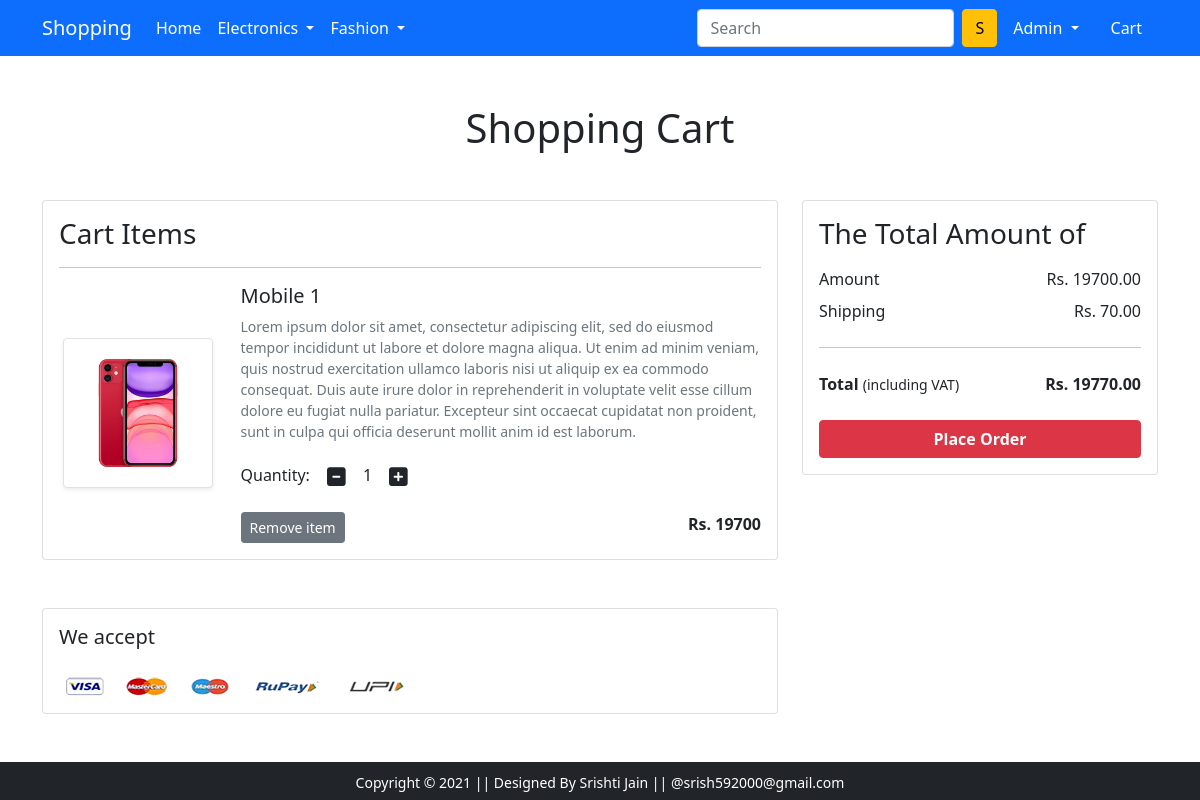
The app's page /showcart/ (signed in), older data.
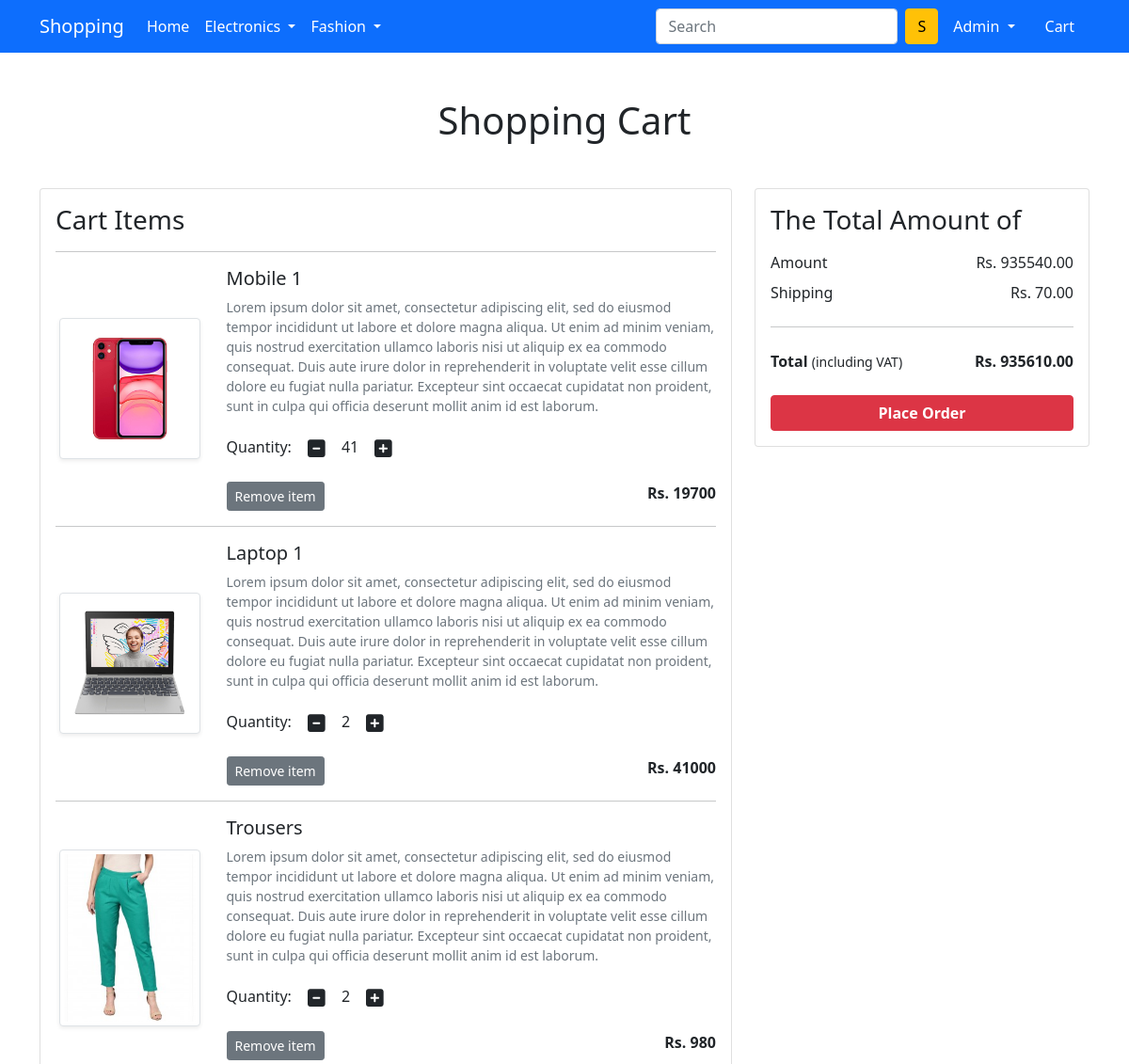
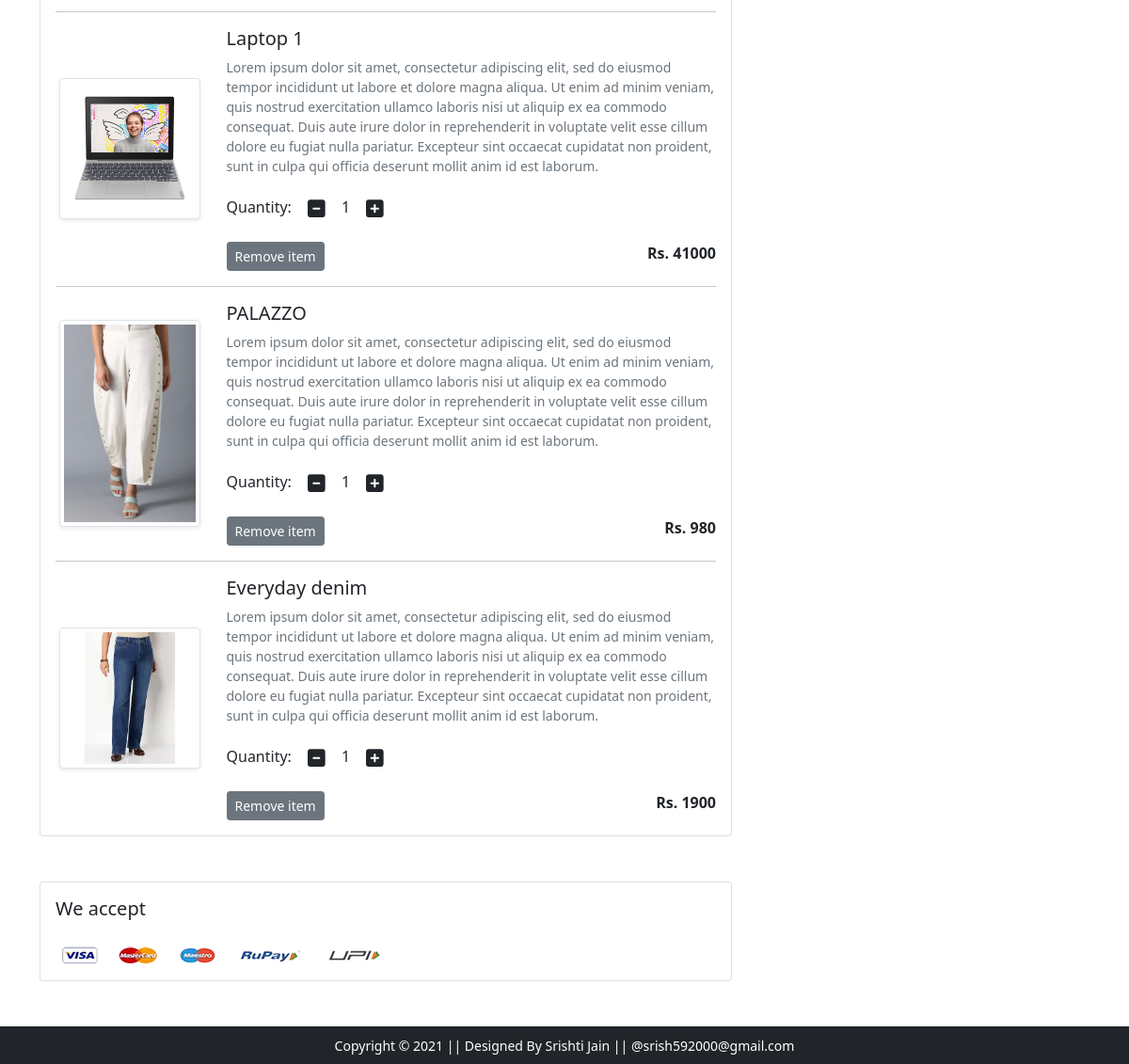
The same page, newer data (2 pictures, top to bottom).
### app/models.py (models this page shows, shortened)
class Cart(models.Model):
     user = models.ForeignKey(User, on_delete=models.CASCADE)
     product = models.ForeignKey(Product, on_delete=models.CASCADE)
     quantity = models.PositiveBigIntegerField(default=1)

class Product(models.Model):
    title = models.CharField(max_length=50)
    selling_price= models.IntegerField()
    discount_price= models.IntegerField()
    description = models.CharField(max_length=500)
    category = models.CharField(choices=CATEGORY_CHOICES , max_length=50)
    brand = models.CharField(max_length=100 , null=True)
    product_image = models.ImageField(null= True , blank= True , upload_to ='producting' )

### app/views.py (the view)
# urls.py: path('showcart/' , views.showcart , name='showcart'),
def showcart(request):
	totalitem = 0
	if request.user.is_authenticated:
		user = request.user
		cart = Cart.objects.filter(user=user) #this gives query set
		amount = 0.0
		shipping_amount = 70.0
		totalamount=0.0
		cart_product = [p for p in Cart.objects.all() if p.user == request.user] #gives list/array of all the products issued by current user
		if cart_product: #agar products hai to
			for p in cart_product: #pick one by one  product
				tempamount = (p.quantity * p.product.discount_price) #and find price of each = (price *quantity of product)
				amount += tempamount #keep ading price of 1 product to another for calculating total
			totalamount = amount+shipping_amount #add shipping charges also
			return render(request, 'app/addtocart.html', {'cart':cart, 'amount':amount, 'totalamount':totalamount,})
		else:
			return render(request, 'app/emptycart.html',)
	else:
		return render(request, 'app/emptycart.html',)

### app/templates/app/addtocart.html (shortened to what this page needs)
{% extends 'app/base.html' %}
{% load static %}
{% block main-content %}
<div class="container my-5">
 <div class="row">
  <h1 class="text-center mb-5">Shopping Cart</h1>
  <div class="col-sm-8">
  <div class="card">
   <div class="card-body">
    <h3>Cart Items</h3>
    {% for cart in cart %}
    <hr>
    <div class="row">
     <div class="col-sm-3 text-center align-self-center"><img src="{{cart.product.product_image.url}}" alt="" srcset="" class="img-fluid img-thumbnail shadow-sm" height="150" width="150"> </div>
     <div class="col-sm-9">
      <div>
       <h5>{{cart.product.title}}</h5>
       <p class="mb-2 text-muted small">{{cart.product.description}}</p>
       <div class="my-3">
        <label for="quantity">Quantity:</label>
        <a class="minus-cart btn" pid="{{cart.product.id}}"><i class="fas fa-minus-square fa-lg"></i></a>
          <span id="quantity">{{cart.quantity}}</span>
        <a class="plus-cart btn" pid="{{cart.product.id}}"><i class="fas fa-plus-square fa-lg"></i></a>
       </div>
       <div class="d-flex justify-content-between">
        <a class="btn btn-sm btn-secondary mr-3 remove-cart" pid={{cart.product.id}}>Remove item </a>
        <p class="mb-0"><span><strong>Rs. {{cart.product.discount_price}}</strong></span></p>
       </div>
      </div>
     </div>
    </div>
    {% endfor %}
   </div>
   </div>
  </div>
  <div class="col-sm-4">
   <div class="card">
    <div class="card-body">
      <h3>The Total Amount of</h3>
      <ul class="list-group">
       <li class="list-group-item d-flex justify-content-between align-items-center border-0 px-0 pb-0">Amount<span>Rs. <span id="amount">{{amount|floatformat:2}}</span> </span></li>
       <li class="list-group-item d-flex justify-content-between align-items-center border-0 px-0">Shipping<span>Rs. 70.00</span></li>
       <hr>
       <li class="list-group-item d-flex justify-content-between align-items-center border-0 px-0 mb-3">
        <div>
           <strong>Total</strong> <small>(including VAT)</small>
         </div>
         <span><strong>Rs. </strong><strong id="totalamount"> {{totalamount|floatformat:2}}</strong></span>
       </li>
      </ul>
      <div class="d-grid"><a href="{% url 'checkout' %}" class="btn btn-danger fw-bold">Place Order</a></div>
    </div>
   </div>
  </div>
 </div>
</div>
<div class="container">
 <div class="row">
  <div class="col-sm-8">
   <div class="card">
    <div class="card-body">
      <h5 class="mb-4">We accept</h5>
      <img src="{% static 'app/images/payment.png' %}" alt="" class="img-fluid">
    </div>
  </div>
  </div>
 </div>
</div>
{% endblock main-content %}

Row changes from the older to the newer data that the page shows:
changed Cart "Mobile 1": quantity "1" → "41"
added Cart: product.product_image (picture), product "Laptop 1", product.description "Lorem ipsum dolor sit amet, consectetur adipiscing elit, sed do eiusmod tempor incididunt ut labore et dolore magna aliqua. Ut enim ad minim veniam, quis nostrud exercitation ullamco laboris nisi ut aliquip ex ea commodo consequat. Duis aute irure dolor in reprehenderit in voluptate velit esse cillum dolore eu fugiat nulla pariatur. Excepteur sint occaecat cupidatat non proident, sunt in culpa qui officia deserunt mollit anim id est laborum.", quantity "2", product.discount_price "41000"
added Cart: product.product_image (picture), product "Trousers", product.description "Lorem ipsum dolor sit amet, consectetur adipiscing elit, sed do eiusmod tempor incididunt ut labore et dolore magna aliqua. Ut enim ad minim veniam, quis nostrud exercitation ullamco laboris nisi ut aliquip ex ea commodo consequat. Duis aute irure dolor in reprehenderit in voluptate velit esse cillum dolore eu fugiat nulla pariatur. Excepteur sint occaecat cupidatat non proident, sunt in culpa qui officia deserunt mollit anim id est laborum.", quantity "2", product.discount_price "980"
added Cart: product.product_image (picture), product "Laptop 1", product.description "Lorem ipsum dolor sit amet, consectetur adipiscing elit, sed do eiusmod tempor incididunt ut labore et dolore magna aliqua. Ut enim ad minim veniam, quis nostrud exercitation ullamco laboris nisi ut aliquip ex ea commodo consequat. Duis aute irure dolor in reprehenderit in voluptate velit esse cillum dolore eu fugiat nulla pariatur. Excepteur sint occaecat cupidatat non proident, sunt in culpa qui officia deserunt mollit anim id est laborum.", quantity "1", product.discount_price "41000"
added Cart: product.product_image (picture), product "PALAZZO", product.description "Lorem ipsum dolor sit amet, consectetur adipiscing elit, sed do eiusmod tempor incididunt ut labore et dolore magna aliqua. Ut enim ad minim veniam, quis nostrud exercitation ullamco laboris nisi ut aliquip ex ea commodo consequat. Duis aute irure dolor in reprehenderit in voluptate velit esse cillum dolore eu fugiat nulla pariatur. Excepteur sint occaecat cupidatat non proident, sunt in culpa qui officia deserunt mollit anim id est laborum.", quantity "1", product.discount_price "980"
added Cart: product.product_image (picture), product "Everyday denim", product.description "Lorem ipsum dolor sit amet, consectetur adipiscing elit, sed do eiusmod tempor incididunt ut labore et dolore magna aliqua. Ut enim ad minim veniam, quis nostrud exercitation ullamco laboris nisi ut aliquip ex ea commodo consequat. Duis aute irure dolor in reprehenderit in voluptate velit esse cillum dolore eu fugiat nulla pariatur. Excepteur sint occaecat cupidatat non proident, sunt in culpa qui officia deserunt mollit anim id est laborum.", quantity "1", product.discount_price "1900"
Text that changed along with them:
{{ amount|floatformat:2 }}: "19700.00" → "935540.00"
{{ totalamount|floatformat:2 }}: "19770.00" → "935610.00"
